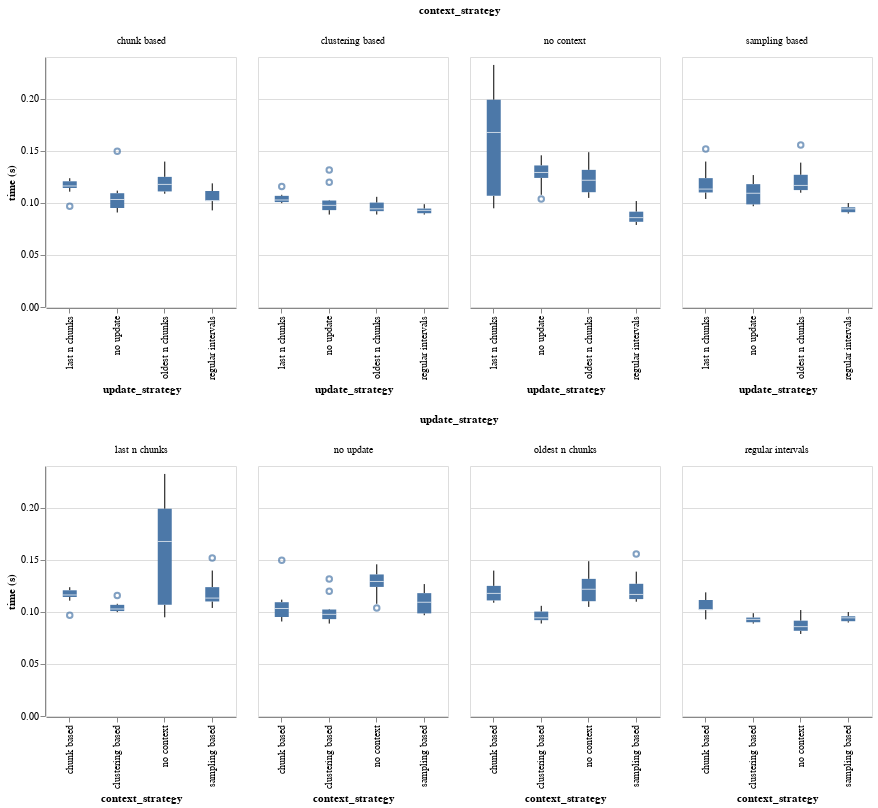

The notebook cell this image was saved under:
### Markdown cell above
### Time per test case in boxplots

### Code cell
import altair as alt

charts = []

# load all data from the out directory into one dataframe and add a column that indicates the context
# and update strategies used in this particular use case
available_test_cases = os.listdir(f"{path}/times")
available_test_cases

all_doi_values_df = pd.DataFrame()

# build one big dataframe containing all doi scores and label each based on the strategies that were
# used to generate them
for c_strat in context_strategies:
  for u_strat in update_strategies:
    # check if that test case exists
    test_case = f"{c_strat[0]}-{u_strat[0]}.csv"
    if test_case not in available_test_cases:
      continue

    df = pd.read_csv(f"{path}/times/{test_case}")
    df["context_strategy"] = c_strat[0]
    df["update_strategy"] = u_strat[0]
    all_doi_values_df = all_doi_values_df.append(df)
    all_doi_values_df.reset_index(inplace=True, drop=True)

chart1 = alt.Chart(all_doi_values_df).mark_boxplot().encode(
  x="update_strategy:N",
  y={"field": "total_time", "type": "quantitative", "scale": {"type": "linear"}, "title": "time (s)"},
  column="context_strategy:N",
).properties(
  width=190,
  height=250
)

chart2 = alt.Chart(all_doi_values_df).mark_boxplot().encode(
  x="context_strategy:N",
  y={"field": "total_time", "type": "quantitative", "scale": {"type": "linear"}, "title": "time (s)"},
  column="update_strategy:N",
).properties(
  width=190,
  height=250
)

alt.vconcat(chart1, chart2)

### Figure 1 — Vega-Lite specification as saved in the notebook (floating-point values rounded to 4 significant figures; data arrays with more than 128 entries replaced by an {"elided": "..."} marker saying what was removed)
{"config": {"view": {"continuousWidth": 400, "continuousHeight": 300}}, "vconcat": [{"mark": "boxplot", "encoding": {"column": {"field": "context_strategy", "type": "nominal"}, "x": {"field": "update_strategy", "type": "nominal"}, "y": {"field": "total_time", "scale": {"type": "linear"}, "title": "time (s)", "type": "quantitative"}}, "height": 250, "width": 190}, {"mark": "boxplot", "encoding": {"column": {"field": "update_strategy", "type": "nominal"}, "x": {"field": "context_strategy", "type": "nominal"}, "y": {"field": "total_time", "scale": {"type": "linear"}, "title": "time (s)", "type": "quantitative"}}, "height": 250, "width": 190}], "data": {"name": "data-5e90118ddb727d6873293237f378b0ef"}, "$schema": "https://vega.github.io/schema/vega-lite/v4.17.0.json", "datasets": {"data-5e90118ddb727d6873293237f378b0ef": {"elided": "160 records"}}}
